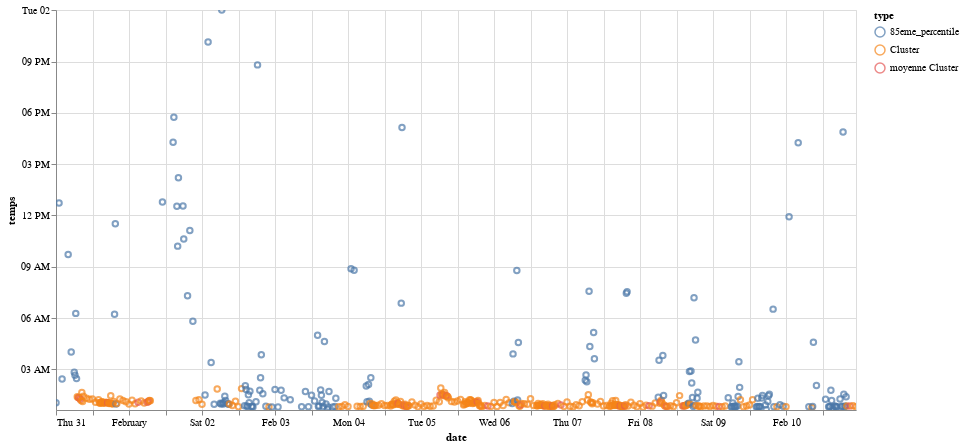

Write notebook code for a chart like this one.
### Code cell
pour_graph=dixco_tpsmax_corrige.copy()
pour_graph.temps=pd.to_datetime('2018-01-01')+pour_graph.temps
alt.Chart(pour_graph.loc[pour_graph['o_d']=='A62-A10']).mark_point().encode(
    x='date',
    y='temps',
    color='type').properties(
    width=800,
    height=400
).interactive()

### Figure 1 — Vega-Lite specification as saved in the notebook (floating-point values rounded to 4 significant figures; data arrays with more than 128 entries replaced by an {"elided": "..."} marker saying what was removed)
{"$schema": "https://vega.github.io/schema/vega-lite/v2.6.0.json", "config": {"view": {"height": 300, "width": 400}}, "data": {"name": "data-da66d4311e81a44d5df9a7a3bda20e21"}, "datasets": {"data-da66d4311e81a44d5df9a7a3bda20e21": {"elided": "467 records"}}, "encoding": {"color": {"field": "type", "type": "nominal"}, "x": {"field": "date", "type": "temporal"}, "y": {"field": "temps", "type": "temporal"}}, "height": 400, "mark": "point", "selection": {"selector011": {"bind": "scales", "encodings": ["x", "y"], "mark": {"fill": "#333", "fillOpacity": 0.125, "stroke": "white"}, "on": "[mousedown, window:mouseup] > window:mousemove!", "resolve": "global", "translate": "[mousedown, window:mouseup] > window:mousemove!", "type": "interval", "zoom": "wheel!"}}, "width": 800}
